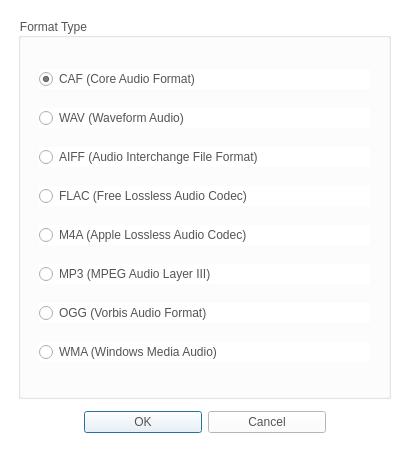
<?xml version="1.0" encoding="UTF-8"?>
<ui version="4.0">
 <class>SelectFormatDialog</class>
 <widget class="QDialog" name="SelectFormatDialog">
  <property name="geometry">
   <rect>
    <x>0</x>
    <y>0</y>
    <width>409</width>
    <height>451</height>
   </rect>
  </property>
  <property name="windowTitle">
   <string>Dialog</string>
  </property>
  <property name="styleSheet">
   <string notr="true">QPushButton
{
	color: rgb(84, 84, 84);
	font: 14pt &quot;Segoe UI&quot;;
}
QRadioButton
{
	color: rgb(84, 84, 84);
	font: 14pt &quot;Segoe UI&quot;;
}
QGroupBox
{
	color: rgb(84, 84, 84);
	font: 14pt &quot;Segoe UI&quot;;
}
QWidget
{
	background-color: rgb(255, 255, 255);
}</string>
  </property>
  <layout class="QGridLayout" name="gridLayout">
   <property name="leftMargin">
    <number>18</number>
   </property>
   <property name="topMargin">
    <number>18</number>
   </property>
   <property name="rightMargin">
    <number>18</number>
   </property>
   <property name="bottomMargin">
    <number>18</number>
   </property>
   <property name="spacing">
    <number>12</number>
   </property>
   <item row="8" column="0">
    <widget class="QDialogButtonBox" name="buttonBox">
     <property name="styleSheet">
      <string notr="true">QPushButton
{
  border-image: url(&quot;:/resource/audiocd-popup-btn110-ok-n.png&quot;);
width: 110px;
color: rgb(84, 84, 84)
}

QPushButton:hover
{
  border-image: url(&quot;:/resource/audiocd-popup-btn110-ok-h.png&quot;);
width: 110px;
color: rgb(255, 255, 255)
}</string>
     </property>
     <property name="orientation">
      <enum>Qt::Horizontal</enum>
     </property>
     <property name="standardButtons">
      <set>QDialogButtonBox::Cancel|QDialogButtonBox::Ok</set>
     </property>
     <property name="centerButtons">
      <bool>true</bool>
     </property>
    </widget>
   </item>
   <item row="0" column="0">
    <widget class="QGroupBox" name="groupBox">
     <property name="title">
      <string>Format Type</string>
     </property>
     <layout class="QVBoxLayout" name="verticalLayout">
      <property name="leftMargin">
       <number>18</number>
      </property>
      <property name="topMargin">
       <number>18</number>
      </property>
      <property name="rightMargin">
       <number>18</number>
      </property>
      <property name="bottomMargin">
       <number>18</number>
      </property>
      <item>
       <widget class="QRadioButton" name="radioButtonCaf">
        <property name="text">
         <string>CAF (Core Audio Format)</string>
        </property>
        <property name="checked">
         <bool>true</bool>
        </property>
       </widget>
      </item>
      <item>
       <widget class="QRadioButton" name="radioButtonWav">
        <property name="styleSheet">
         <string notr="true"/>
        </property>
        <property name="text">
         <string>WAV (Waveform Audio)</string>
        </property>
       </widget>
      </item>
      <item>
       <widget class="QRadioButton" name="radioButtonAiff">
        <property name="text">
         <string>AIFF (Audio Interchange File Format)</string>
        </property>
       </widget>
      </item>
      <item>
       <widget class="QRadioButton" name="radioButtonFlac">
        <property name="text">
         <string>FLAC (Free Lossless Audio Codec)</string>
        </property>
       </widget>
      </item>
      <item>
       <widget class="QRadioButton" name="radioButtonM4a">
        <property name="text">
         <string>M4A (Apple Lossless Audio Codec)</string>
        </property>
       </widget>
      </item>
      <item>
       <widget class="QRadioButton" name="radioButtonMp3">
        <property name="text">
         <string>MP3 (MPEG Audio Layer III)</string>
        </property>
       </widget>
      </item>
      <item>
       <widget class="QRadioButton" name="radioButtonOgg">
        <property name="text">
         <string>OGG (Vorbis Audio Format)</string>
        </property>
       </widget>
      </item>
      <item>
       <widget class="QRadioButton" name="radioButtonWma">
        <property name="text">
         <string>WMA (Windows Media Audio)</string>
        </property>
       </widget>
      </item>
     </layout>
    </widget>
   </item>
  </layout>
 </widget>
 <resources/>
 <connections>
  <connection>
   <sender>buttonBox</sender>
   <signal>accepted()</signal>
   <receiver>SelectFormatDialog</receiver>
   <slot>accept()</slot>
   <hints>
    <hint type="sourcelabel">
     <x>248</x>
     <y>254</y>
    </hint>
    <hint type="destinationlabel">
     <x>157</x>
     <y>274</y>
    </hint>
   </hints>
  </connection>
  <connection>
   <sender>buttonBox</sender>
   <signal>rejected()</signal>
   <receiver>SelectFormatDialog</receiver>
   <slot>reject()</slot>
   <hints>
    <hint type="sourcelabel">
     <x>316</x>
     <y>260</y>
    </hint>
    <hint type="destinationlabel">
     <x>286</x>
     <y>274</y>
    </hint>
   </hints>
  </connection>
 </connections>
</ui>
